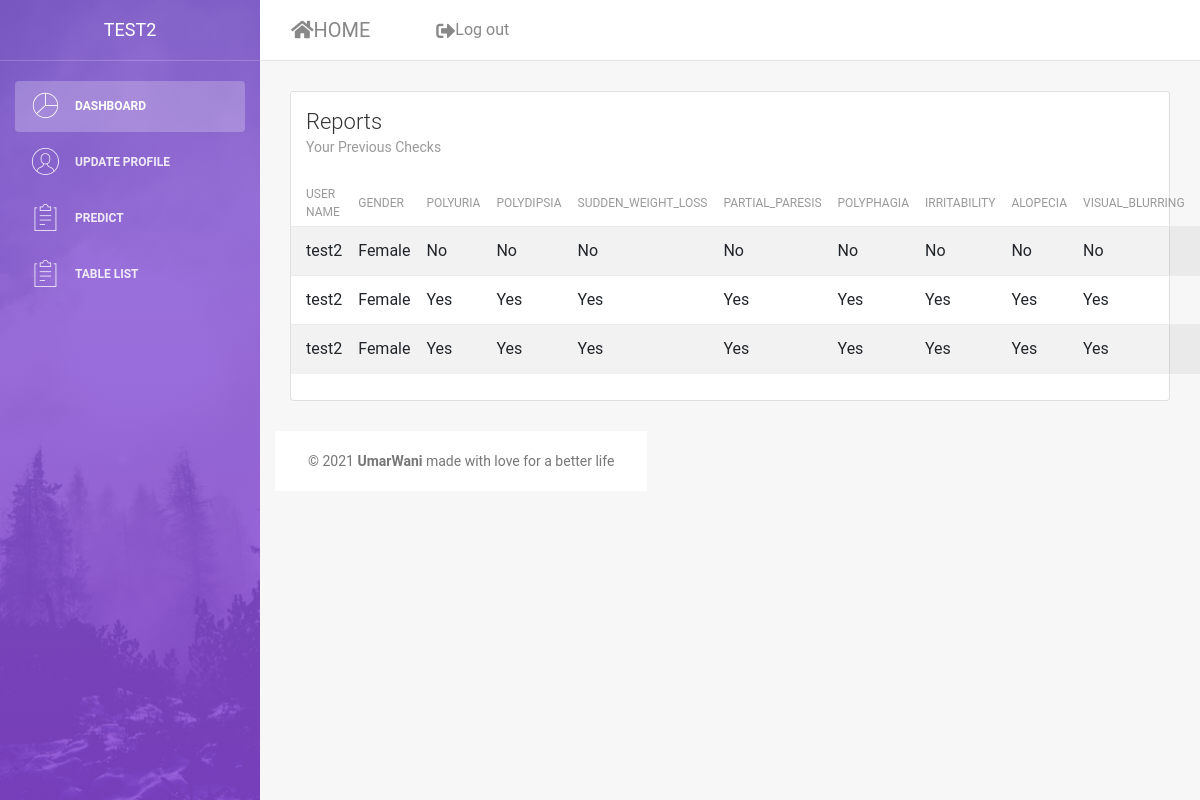
Before: /myTable/ (signed in) with the older database file.
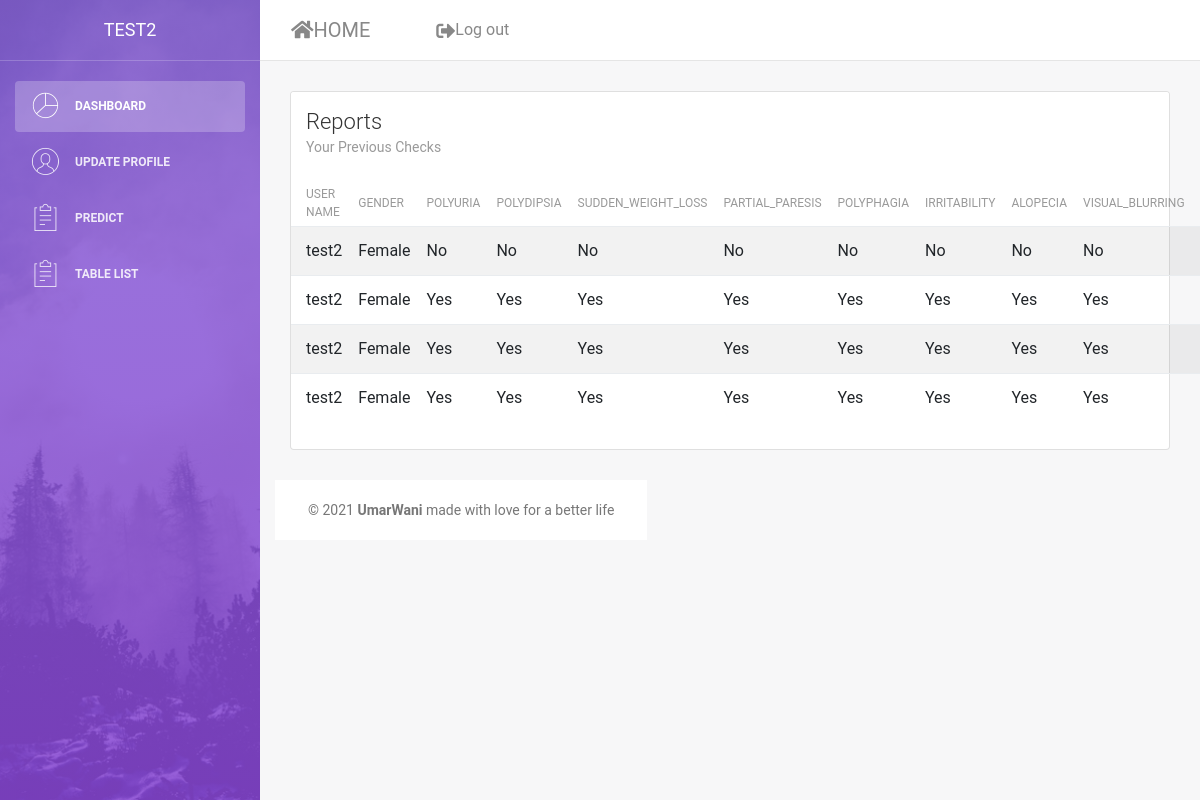
After: the same page with the newer database file.
### accounts/models.py (models this page shows, shortened)
class Prediction(models.Model):
    VAL_CHOICES = (
        (1, 'Yes'),
        (0, 'No'),
        (2, 'Select'),
    )
    patient = models.ForeignKey(User, null=True, on_delete= models.SET_NULL)
    Gender = models.IntegerField(choices = GENDER_CHOICES,default=2)
    Polyuria = models.IntegerField(choices=VAL_CHOICES,default=2)
    Polydipsia = models.IntegerField(choices=VAL_CHOICES,default=2)
    Sudden_weight_loss = models.IntegerField(choices=VAL_CHOICES,default=2)
    Partial_paresis = models.IntegerField(choices=VAL_CHOICES,default=2)
    Polyphagia = models.IntegerField(choices=VAL_CHOICES,default=2)
    Irritability = models.IntegerField(choices=VAL_CHOICES,default=2)
    Alopecia = models.IntegerField(choices=VAL_CHOICES,default=2)
    Visual_blurring = models.IntegerField(choices=VAL_CHOICES,default=2)
    Weakness = models.IntegerField(choices=VAL_CHOICES,default=2)
    Prediction = models.CharField(max_length=3, null=True)

class Profile(models.Model):
    user = models.OneToOneField(User, on_delete=models.CASCADE)
    age  = models.IntegerField( null=True, blank=True)
    gender = models.IntegerField(choices=GENDER_CHOICES,default=2)

### accounts/views.py (the view)
# urls.py: path('myTable/', views.myTable, name = 'myTable'),
@login_required(login_url='/signin/')
def myTable(request):
    info = Prediction.objects.filter(patient__id=request.user.id)
    context={
             'info':info
    }
    return render(request, 'myTable.html', context)

### templates/myTable.html (shortened to what the changed rows need)
{% load static %}
<!DOCTYPE html>
<html lang="en">
<head>
    <link rel="stylesheet" href="https://cdnjs.cloudflare.com/ajax/libs/font-awesome/5.15.2/css/all.min.css" />
    <link href="https://cdnjs.cloudflare.com/ajax/libs/twitter-bootstrap/4.5.2/css/bootstrap.css" rel="stylesheet" type="text/css"/>
    <link rel="stylesheet" href="https://maxcdn.bootstrapcdn.com/font-awesome/latest/css/font-awesome.min.css" />
    <link href="{% static 'css/bootstrap.min.css' %}" rel="stylesheet" />
    <link href="{% static 'css/light-bootstrap-dashboard.css' %} " rel="stylesheet" />
</head>
<body>
    <div class="wrapper">
        <div class="sidebar" data-image="{% static 'images/sidebar-5.jpg' %}">
            <div class="sidebar-wrapper">
                <div class="logo">
                    <a href="{% url 'accounts:dashboard' %}" class="simple-text">
                        {{request.user}}
                    </a>
                </div>
            </div>
        </div>
        <div class="main-panel">
            <div class="content">
                <div class="container-fluid">
                    <div class="row">
                        <div class="col-md-12">
                            <div class="card strpied-tabled-with-hover">
                                <div class="card-body table-full-width table-responsive">
                                    <table class="table table-hover table-striped">
                                        <thead>
                                            <th>User Name</th>
                                            <th>Gender</th>
                                            <th>Polyuria</th>
                                            <th>Polydipsia</th>
                                            <th>Sudden_weight_loss</th>
                                            <th>Partial_paresis</th>
                                            <th>Polyphagia</th>
                                            <th>Irritability</th>
                                            <th>Alopecia</th>
                                            <th>Visual_blurring</th>
                                            <th>Weakness</th>
                                        </thead>
                                        <tbody>
                                            {% for i in info%}
                                            <tr>
                                                <td>{{i.patient}}</td>
                                                <td>{{user.profile.get_gender_display}}</td>
                                                <td>{{i.get_Polyuria_display}}</td>
                                                <td>{{i.get_Polydipsia_display}}</td>
                                                <td>{{i.get_Sudden_weight_loss_display}}</td>
                                                <td>{{i.get_Partial_paresis_display}}</td>
                                                <td>{{i.get_Polyphagia_display}}</td>
                                                <td>{{i.get_Irritability_display}}</td>
                                                <td>{{i.get_Alopecia_display}}</td>
                                                <td>{{i.get_Visual_blurring_display}}</td>
                                                <td>{{i.get_Weakness_display}}</td>
                                            </tr>
                                            {% endfor %}
                                        </tbody>
                                    </table>
                                </div>
                            </div>
                        </div>
        </div>
    </div>
</body>
</html>

Changed rows visible on the page:
added Prediction: patient "test2", {{ user.profile.get_gender_display }} "Female", Polyuria "Yes", Polydipsia "Yes", Sudden_weight_loss "Yes", Partial_paresis "Yes", Polyphagia "Yes", Irritability "Yes", Alopecia "Yes", Visual_blurring "Yes"
